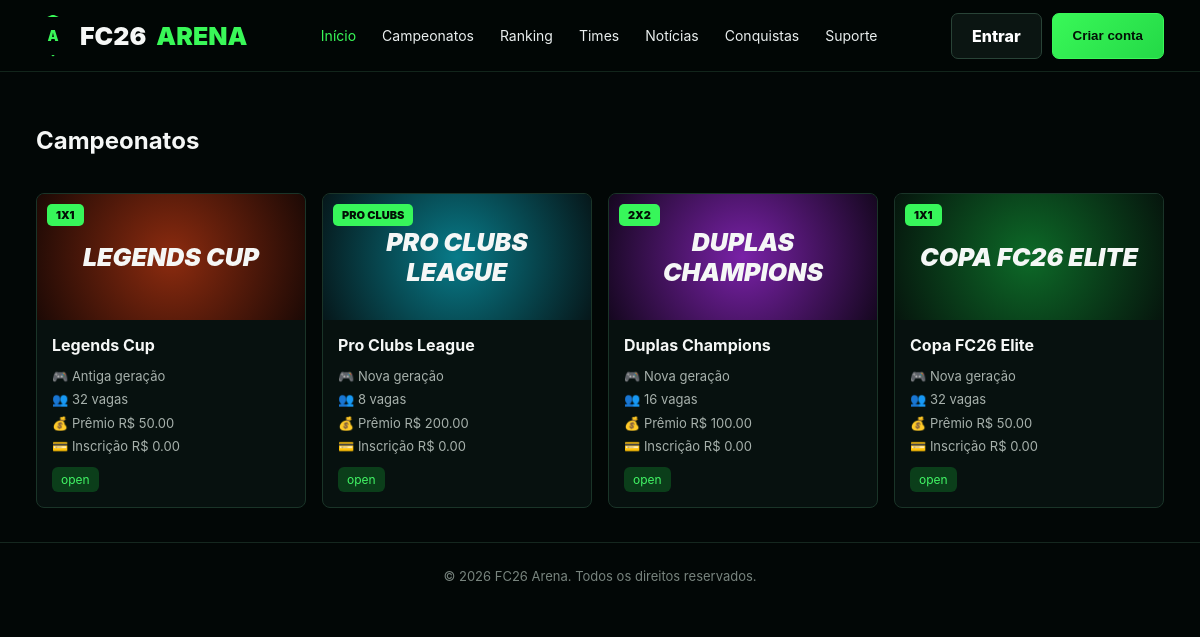
Screenshot of /campeonatos with the database file from the repository.
### app/models.py (models this page shows)
class Tournament(Base):
    __tablename__ = "tournaments"
    id: Mapped[int] = mapped_column(primary_key=True)
    season_id: Mapped[int | None] = mapped_column(ForeignKey("seasons.id"), nullable=True)
    name: Mapped[str] = mapped_column(String(120))
    slug: Mapped[str] = mapped_column(String(120), unique=True)
    mode: Mapped[str] = mapped_column(String(20), default="1x1")
    generation: Mapped[str] = mapped_column(String(20), default="nova")
    max_entries: Mapped[int] = mapped_column(Integer, default=32)
    group_size: Mapped[int] = mapped_column(Integer, default=4)
    registration_fee: Mapped[float] = mapped_column(Numeric(10,2), default=0)
    prize: Mapped[float] = mapped_column(Numeric(10,2), default=0)
    status: Mapped[str] = mapped_column(String(30), default="draft")
    starts_at: Mapped[str] = mapped_column(String(40), default="A definir")
    rules: Mapped[str] = mapped_column(Text, default="")
    color_theme: Mapped[str] = mapped_column(String(20), default="green")
    created_at: Mapped[datetime] = mapped_column(DateTime, default=datetime.utcnow)

### app/main.py (the view)
@app.get("/campeonatos", response_class=HTMLResponse)
def tournaments_page(request: Request, db: Session = Depends(get_db)):
    tournaments = db.scalars(select(Tournament).where(Tournament.status != "archived").order_by(Tournament.id.desc())).all()
    return templates.TemplateResponse("tournaments.html", ctx(request, tournaments=tournaments))

### app/templates/tournaments.html
{% extends "base.html" %}{% block content %}<section class="container section"><div class="section-title"><h1>Campeonatos</h1></div><div class="cards">{% for t in tournaments %}<a class="tournament-card" href="/campeonato/{{ t.slug }}"><div class="card-cover theme-{{ t.color_theme }}"><span class="mode-tag">{{ t.mode }}</span>{{ t.name }}</div><div class="card-body"><h3>{{ t.name }}</h3><div class="card-meta">🎮 {{ 'Nova geração' if t.generation=='nova' else 'Antiga geração' }}<br>👥 {{ t.max_entries }} vagas<br>💰 Prêmio R$ {{ '%.2f'|format(t.prize) }}<br>💳 Inscrição R$ {{ '%.2f'|format(t.registration_fee) }}</div><span class="open-tag">{{ t.status }}</span></div></a>{% endfor %}</div></section>{% endblock %}

### app/static/style.css (style rules this page uses)
:root { --bg:#020706;--panel:#07100e;--panel2:#0b1614;--green:#39f858;--green2:#18bd39;--text:#f5f7f6;--muted:#9ba8a1;--line:#1d3429;--gold:#ffd84b;--danger:#ff5151 }
* { box-sizing:border-box }
html { scroll-behavior:smooth }
body { margin:0;background:#020706;color:var(--text);font-family:Inter,Arial,sans-serif;min-height:100vh }
a { text-decoration:none;color:inherit }
.container { width:min(1320px,94%);margin:auto }
.section { padding:34px 0 }
.section-title { display:flex;align-items:center;justify-content:space-between;margin-bottom:18px }
.cards { display:grid;grid-template-columns:repeat(4,1fr);gap:16px }
.tournament-card { border:1px solid #1a3428;background:#07110f;border-radius:8px;overflow:hidden;transition:.2s }
.card-cover { height:126px;padding:20px;position:relative;display:flex;align-items:center;justify-content:center;text-align:center;font-weight:1000;font-size:25px;text-transform:uppercase;font-style:italic }
.theme-green { background:radial-gradient(circle,#0d6a28,#06150d) }
.theme-purple { background:radial-gradient(circle,#7921a7,#15071f) }
.theme-cyan { background:radial-gradient(circle,#087b89,#06171a) }
.theme-orange { background:radial-gradient(circle,#8c2b0f,#1c0905) }
.mode-tag { position:absolute;top:10px;left:10px;padding:4px 9px;border-radius:5px;background:#37f65a;color:#031006;font-size:11px;font-style:normal }
.card-body { padding:15px }
.card-body h3 { margin:0 0 10px;font-size:16px }
.card-meta { color:#a7b1ac;font-size:13px;line-height:1.8 }
.open-tag { display:inline-block;margin-top:9px;padding:5px 9px;border-radius:6px;background:#0b3e1a;color:#42f565;font-size:12px }

### rows the page displays
Tournament: mode "1X1", name "LEGENDS CUP", name "Legends Cup", generation "Antiga geração", max_entries "32", prize "50.00", registration_fee "0.00", status "open"
Tournament: mode "PRO CLUBS", name "PRO CLUBS LEAGUE", name "Pro Clubs League", generation "Nova geração", max_entries "8", prize "200.00", registration_fee "0.00", status "open"
Tournament: mode "2X2", name "DUPLAS CHAMPIONS", name "Duplas Champions", generation "Nova geração", max_entries "16", prize "100.00", registration_fee "0.00", status "open"
Tournament: mode "1X1", name "COPA FC26 ELITE", name "Copa FC26 Elite", generation "Nova geração", max_entries "32", prize "50.00", registration_fee "0.00", status "open"
